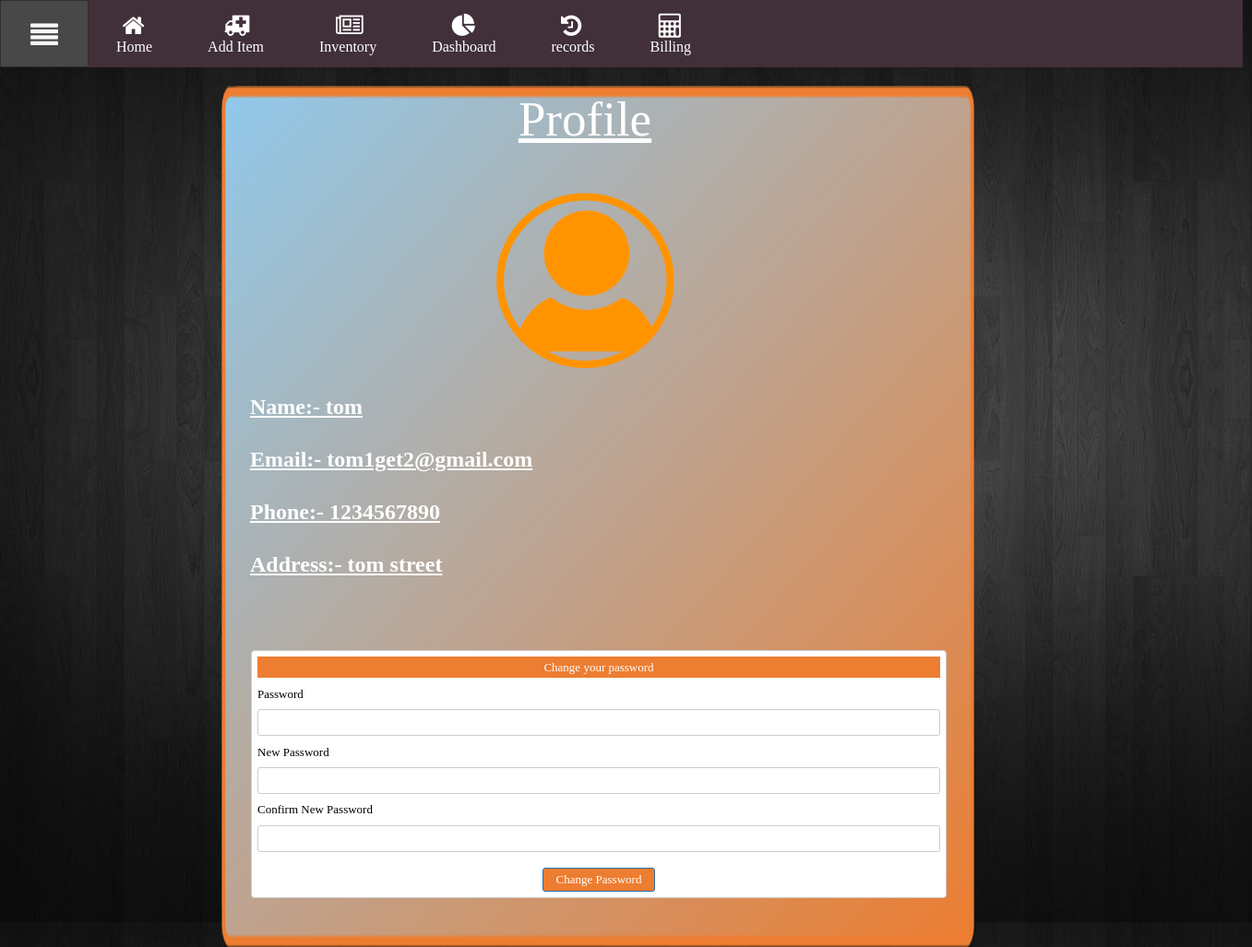
The page /profile (signed in) on the database its author committed.
### app.py (models this page shows)
class Pharmacists(UserMixin, db.Model):
	id = db.Column(db.Integer, primary_key=True)
	name = db.Column(db.String(100))
	email = db.Column(db.String(100))
	pwd = db.Column(db.String(100))
	address = db.Column(db.String(200))
	phone_number = db.Column(db.String(12))
	inventory = db.relationship('Inventory', backref='owner')
	sales = db.relationship('Sales', backref='salesman')
	pharmacist_b_s = db.relationship('Pharmacist_B_S', backref='salesman')

### app.py (the view)
@app.route("/profile")
@login_required
def profile():
	cur_pharmacist = Pharmacists.query.filter_by(id = session['id']).first()
	return render_template("profile.html", name = cur_pharmacist.name, email = cur_pharmacist.email, address = cur_pharmacist.address, phone = cur_pharmacist.phone_number)

### app.py (called while the page is built)
@login_manager.user_loader
def load_user(user_id):
    return Pharmacists.query.get(int(user_id))

### templates/profile.html (shortened to what this page needs)
{% extends "layout.html" %}
{% block body %}
<!doctype html>
<html>
<head>
<link href="{{url_for('static',filename='assets/bootstrap/css/Untitled3.css')}}" rel="stylesheet">
<link href="{{url_for('static',filename='assets/bootstrap/css/index.css')}}" rel="stylesheet">
</head>
<body>
<div id="wb_Shape1" style="position:absolute;left:240px;top:93px;width:816px;height:934px;z-index:0;">
<img src="{{url_for('static',filename='assets/images/img0001.png')}}" id="Shape1" alt="" style="width:816px;height:934px;"></div>
<picture id="wb_Picture1" style="position:absolute;left:524px;top:200px;width:221px;height:205px;z-index:2">
<img src="{{url_for('static',filename='assets/images/avatar.png')}}" id="Picture1" alt="">
</picture>
<div id="wb_Text1" style="position:absolute;left:271px;top:427px;width:727px;height:261px;z-index:3;">
<span style="color:#FFFFFF;font-family:'Comic Sans MS';font-size:24px;"><strong><u>Name:- {{name}}<br><br>Email:- {{email}}<br><br>Phone:- {{phone}}<br><br>Address:- {{address}}</u></strong></span><span style="color:#000000;font-family:Arial;font-size:13px;"><br></span></div>
<div id="wb_Text2" style="position:absolute;left:465px;top:98px;width:338px;height:74px;text-align:center;z-index:4;">
<span style="color:#FFFFFF;font-family:'Comic Sans MS';font-size:53px;"><u>Profile</u></span></div>
<div id="wb_ChangePassword1" style="position:absolute;left:272px;top:705px;width:754px;height:269px;z-index:5;">
<form name="changepasswordform" method="post" accept-charset="UTF-8" action="/change_pwd" id="changepasswordform">
<table id="ChangePassword1">
<tr>
   <td class="header">Change your password</td>
</tr>
<tr>
   <td ><label for="password">Password</label></td>
</tr>
<tr>
   <td class="row"><input class="input" name="password" type="password" id="password" required></td>
</tr>
<tr>
   <td><label for="newpassword">New Password</label></td>
</tr>
<tr>
   <td class="row"><input class="input" name="newpassword" type="password" id="newpassword" required></td>
</tr>
<tr>
   <td><label for="confirmpassword">Confirm New Password</label></td>
</tr>
<tr>
   <td class="row"><input class="input" name="confirmpassword" type="password" id="confirmpassword" required></td>
</tr>
<tr>
   <td style="text-align:center;vertical-align:bottom"><input class="button" type="submit" name="changepassword" value="Change Password" id="changepassword"></td>
</tr>
</table>
</form>
</div>
</body>
</html>
{% endblock %}

### rows shown on the page
Pharmacists: name "tom", email "tom1get2@gmail.com", phone_number "1234567890", address "tom street"
